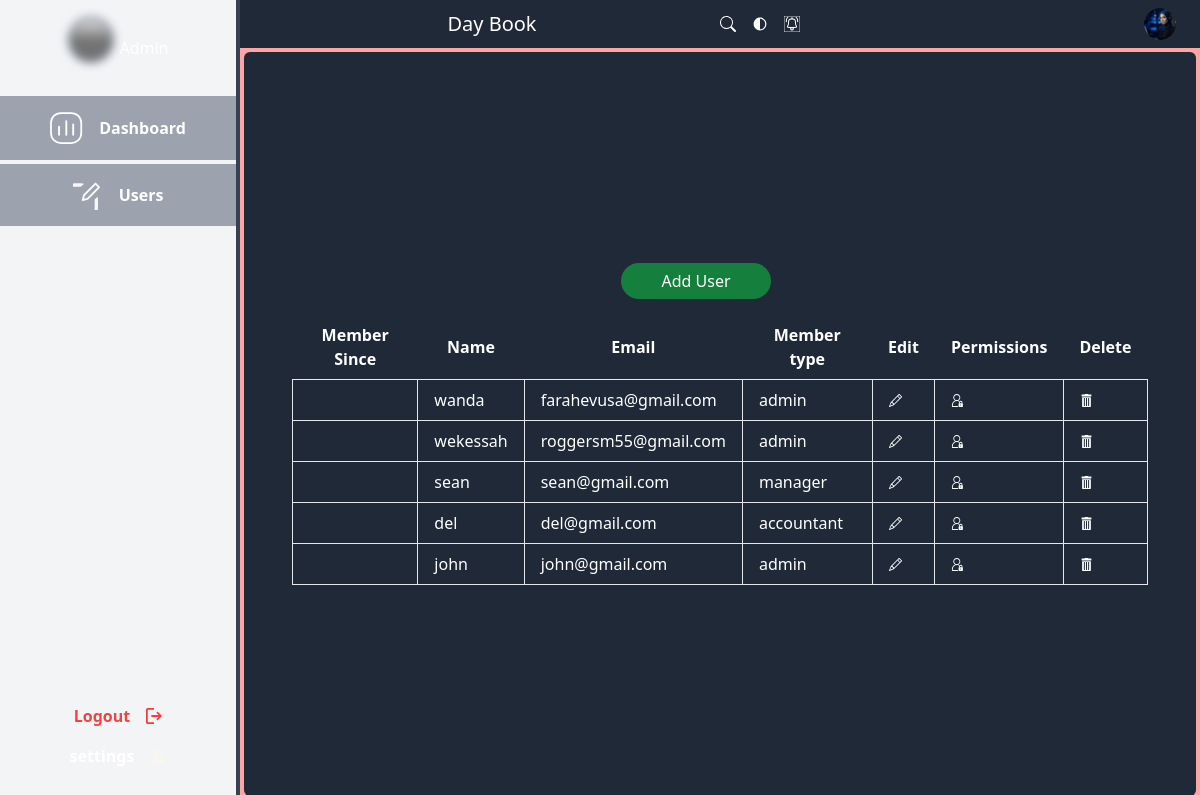
The page /all-users on the database as committed earlier.
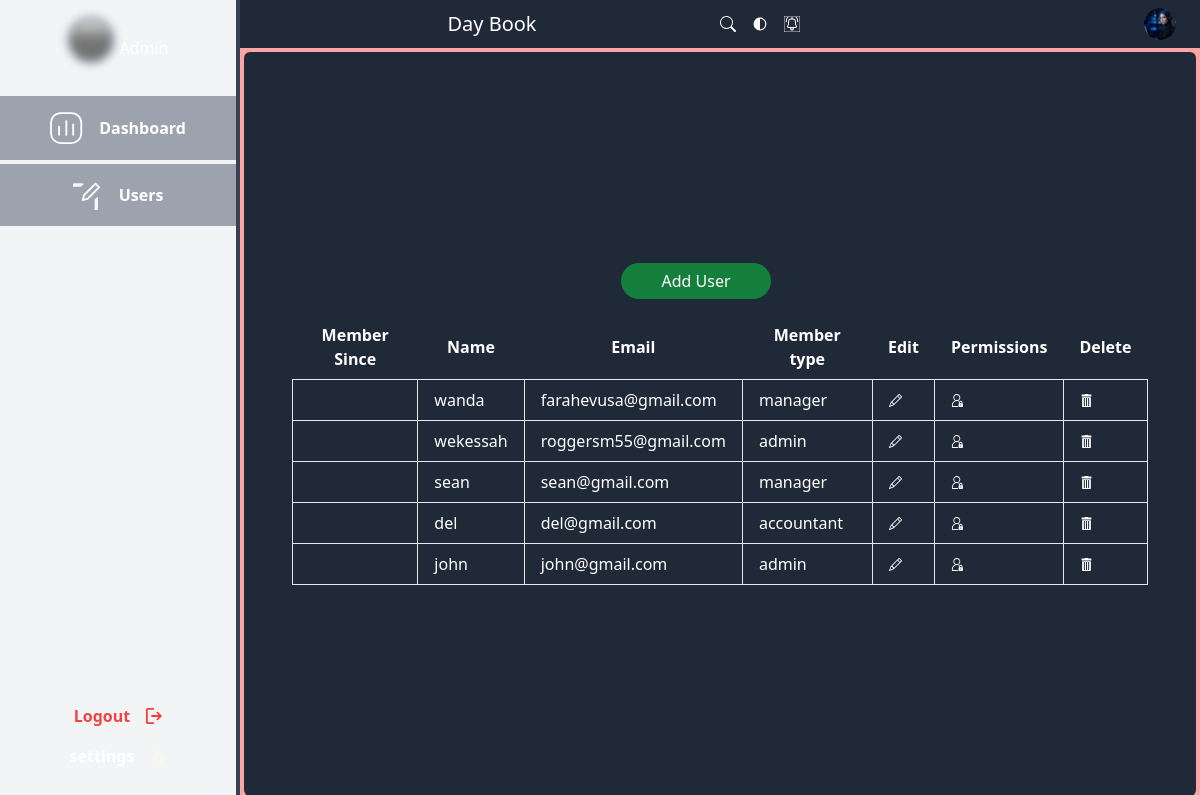
The same page on the database as committed later.
### authentication/models.py (models this page shows, shortened)
class User(AbstractUser):
    USER_TYPE_CHOICES = (
        ('admin', 'Admin'),
        ('accountant', 'Accountant'),
        ('manager', 'Manager'),
    )
    user_type = models.CharField(max_length=20, choices=USER_TYPE_CHOICES, default='manager')

### authentication/views.py (the view)
# urls.py: path('all-users', views.get_users, name='all-users'),
def get_users(request):
    users = User.objects.all()
    return render(request, 'dashboard/users-list.html', {'users': users})

### templates/dashboard/users-list.html (shortened to what the changed rows need)
{% extends 'base/admin_main.html' %}
{% load static %}
{% block content %}
<div class="w-full flex bg-red-300 dark:bg-gray-400 h-screentext-white font-outfit">
  <div class="w-4/5 flex flex-col justify-between h-screen overflow-scroll">
    <div class="bg-gray-800 m-1 py-8 px-12 text-white h-full flex flex-col justify-center items-center rounded-md overflow-y-auto">
      <div class="overflow-y-auto justify-center items-center flex flex-col space-y-4">
        {% if users %}
        <table class="table-auto">
          <thead>
            <tr>
              <th class="px-4 py-2">Member Since</th>
              <th class="px-4 py-2">Name</th>
              <th class="px-4 py-2">Email</th>
              <th class="px-4 py-2">Member type</th>
              <th class="px-4 py-2">Edit</th>
              <th class="px-4 py-2">Permissions</th>
              <th class="px-4 py-2">Delete</th>
            </tr>
          </thead>
          <tbody>
            {% for user in users %}
            <tr>
              <td class="border px-4 py-2">{{user.created_at|date:"Y-M-D"}}</td>
              <td class="border px-4 py-2"> {{user.username}}</td>
              <td class="border px-4 py-2">{{user.email}}</td>
              <td class="border px-4 py-2">{{user.user_type}}</td>
              <td class="border px-4 py-2">
                <a href="{% url 'edit-user' user.pk %}">
                </a>
              </td>
              <td class="border px-4 py-2">
                <a href="{% url 'change_user_type' user.pk %}">
                </a>
              </td>
              <td class="border px-4 py-2">
                <a href="{% url 'delete-user' user.pk %}">
                </a>
              </td>
            </tr>
            {% endfor %}
          </tbody>
        </table>
        {% endif %}
      </div>
    </div>
  </div>
</div>
{% endblock %}

Rows that differ between the two databases and show on the page:
changed User "wanda": user_type "admin" → "manager"
